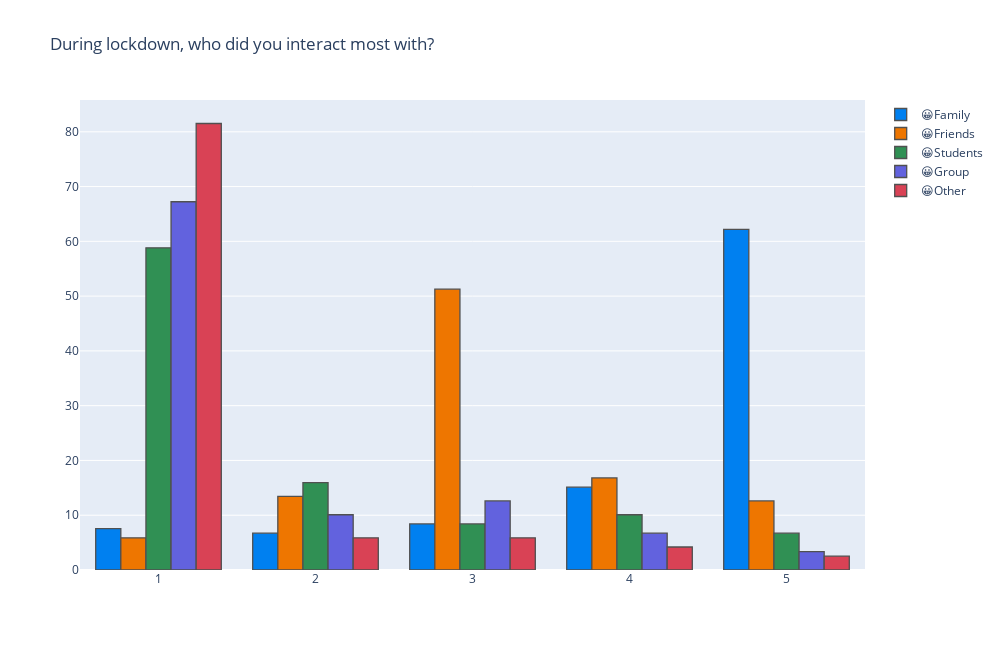

Notebook source saved alongside this figure:
### Code cell
plot_dostributions(intstudents, ['😀Family', '😀Friends', '😀Students','😀Group','😀Other'],
                   'During lockdown, who did you interact most with?',6,1,'group')

### Figure 1 — Plotly figure (JSON) as saved in the notebook; plotly's stock layout.template omitted (floating-point values rounded to 4 significant figures)
{"data": [{"histfunc": "count", "histnorm": "percent", "marker": {"color": "rgba(0, 128, 240, 1.0)", "line": {"color": "#505050", "width": 1.3}}, "name": "😀Family", "nbinsx": 6, "opacity": 1, "orientation": "v", "type": "histogram", "x": [5, 5, 1, 1, 5, 4, 4, 5, 5, 5, 4, 5, 4, 5, 5, 5, 4, 2, 5, 5, 2, 5, 2, 5, 5, 4, 5, 5, 3, 5, 4, 5, 3, 5, 4, 5, 5, 2, 4, 1, 5, 5, 1, 2, 5, 5, 1, 5, 3, 5, 5, 5, 5, 5, 3, 5, 5, 5, 4, 5, 4, 5, 4, 5, 3, 5, 5, 3, 5, 5, 1, 5, 1, 5, 1, 5, 5, 3, 5, 5, 3, 5, 3, 5, 5, 5, 5, 5, 5, 4, 4, 5, 5, 5, 5, 5, 5, 2, 5, 5, 2, 5, 5, 5, 5, 5, 4, 5, 5, 4, 4, 5, 5, 4, 5, 5, 2, 3, 1]}, {"histfunc": "count", "histnorm": "percent", "marker": {"color": "rgba(238, 118, 0, 1.0)", "line": {"color": "#505050", "width": 1.3}}, "name": "😀Friends", "nbinsx": 6, "opacity": 1, "orientation": "v", "type": "histogram", "x": [3, 3, 5, 2, 3, 5, 4, 3, 2, 5, 2, 3, 4, 3, 1, 3, 2, 2, 3, 3, 5, 3, 5, 3, 3, 2, 3, 3, 4, 3, 3, 3, 4, 3, 4, 3, 3, 4, 2, 3, 5, 3, 1, 3, 5, 3, 1, 3, 3, 4, 1, 3, 3, 3, 3, 2, 3, 3, 3, 1, 4, 3, 5, 3, 4, 3, 3, 3, 3, 3, 1, 4, 2, 3, 2, 5, 4, 4, 3, 3, 2, 2, 4, 3, 3, 3, 3, 3, 5, 4, 4, 4, 5, 3, 3, 3, 3, 2, 3, 5, 5, 4, 3, 4, 3, 3, 2, 3, 4, 3, 4, 3, 5, 2, 3, 3, 1, 2, 5]}, {"histfunc": "count", "histnorm": "percent", "marker": {"color": "rgba(48, 144, 84, 1.0)", "line": {"color": "#505050", "width": 1.3}}, "name": "😀Students", "nbinsx": 6, "opacity": 1, "orientation": "v", "type": "histogram", "x": [1, 1, 5, 3, 5, 4, 3, 1, 1, 3, 2, 1, 4, 1, 1, 1, 1, 1, 2, 1, 4, 1, 5, 1, 1, 2, 1, 2, 1, 1, 5, 1, 4, 1, 2, 3, 1, 4, 4, 5, 1, 1, 1, 3, 1, 1, 1, 1, 2, 1, 3, 1, 1, 1, 1, 3, 1, 2, 2, 1, 4, 1, 4, 1, 2, 1, 1, 1, 1, 1, 1, 1, 3, 1, 2, 1, 2, 2, 5, 1, 1, 1, 1, 1, 1, 1, 1, 1, 4, 2, 2, 2, 5, 2, 1, 1, 1, 1, 1, 2, 3, 1, 1, 4, 1, 1, 1, 2, 4, 1, 4, 1, 3, 1, 1, 2, 1, 1, 5]}, {"histfunc": "count", "histnorm": "percent", "marker": {"color": "rgba(98, 98, 222, 1.0)", "line": {"color": "#505050", "width": 1.3}}, "name": "😀Group", "nbinsx": 6, "opacity": 1, "orientation": "v", "type": "histogram", "x": [1, 1, 3, 3, 3, 4, 3, 1, 1, 3, 2, 1, 1, 1, 1, 1, 1, 1, 1, 1, 4, 1, 1, 1, 1, 1, 2, 3, 1, 1, 1, 1, 2, 1, 1, 1, 1, 1, 1, 4, 2, 1, 1, 2, 1, 1, 1, 1, 1, 4, 1, 1, 1, 1, 1, 3, 1, 3, 3, 1, 1, 1, 5, 1, 2, 1, 1, 1, 1, 1, 1, 1, 2, 1, 4, 1, 2, 3, 1, 1, 5, 1, 2, 1, 1, 1, 1, 1, 3, 2, 1, 4, 5, 3, 1, 1, 1, 1, 1, 2, 3, 1, 1, 5, 1, 1, 1, 1, 2, 1, 3, 1, 4, 1, 4, 3, 1, 1, 1]}, {"histfunc": "count", "histnorm": "percent", "marker": {"color": "rgba(217, 66, 85, 1.0)", "line": {"color": "#505050", "width": 1.3}}, "name": "😀Other", "nbinsx": 6, "opacity": 1, "orientation": "v", "type": "histogram", "x": [1, 1, 4, 2, 2, 4, 2, 1, 1, 1, 1, 1, 1, 1, 1, 1, 1, 1, 1, 1, 2, 1, 5, 1, 1, 5, 1, 1, 1, 1, 1, 1, 1, 1, 1, 1, 1, 1, 1, 4, 3, 1, 1, 4, 1, 1, 1, 3, 1, 3, 1, 1, 1, 1, 1, 1, 1, 2, 1, 1, 1, 1, 3, 1, 1, 1, 1, 1, 1, 1, 3, 1, 1, 1, 5, 1, 1, 4, 1, 1, 1, 1, 1, 1, 1, 1, 1, 1, 3, 1, 1, 1, 1, 1, 1, 1, 1, 1, 1, 2, 1, 1, 1, 1, 1, 1, 1, 1, 1, 1, 3, 1, 1, 1, 2, 1, 1, 1, 1]}], "layout": {"barmode": "group", "height": 650, "title": {"text": "During lockdown, who did you interact most with?"}, "width": 1000}}
